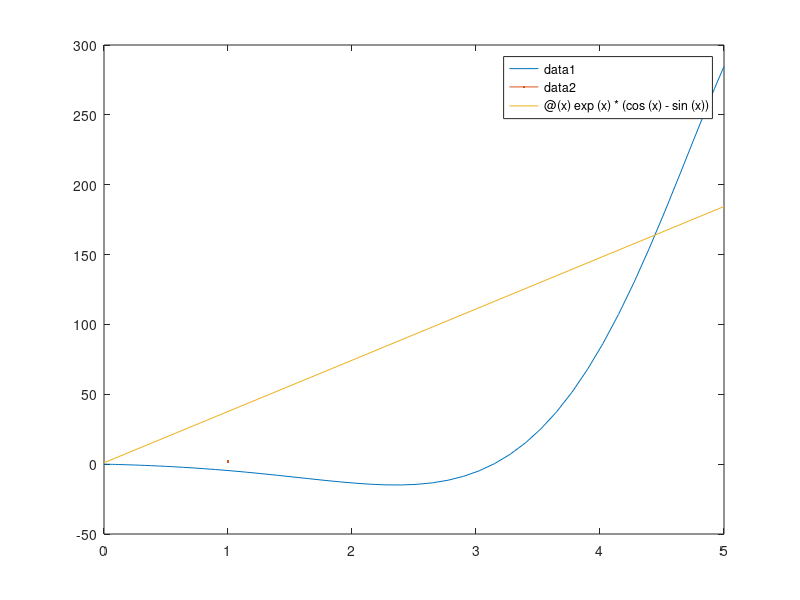

Recreate this plot in MATLAB. (Note: this script raises an error after producing the figure.)
function solveode
[t,y]=ode45(@f, [0 5], [0;-2]);
plot(t,y(:,1),linewidth=2)
hold on
fplot(@(x) exp(x)*(cos(x)-sin(x)),[0,5],linewidth=2)
legend('ode45 solution','analytical solution',fontsize=20)
title('Solving ODE using ode45',fontsize=20)
xlabel('t',fontsize=20)
ylabel('y',fontsize=20)

function yprime = f(t,y)
yprime = [y(2); 2*y(2)-2*y(1)];